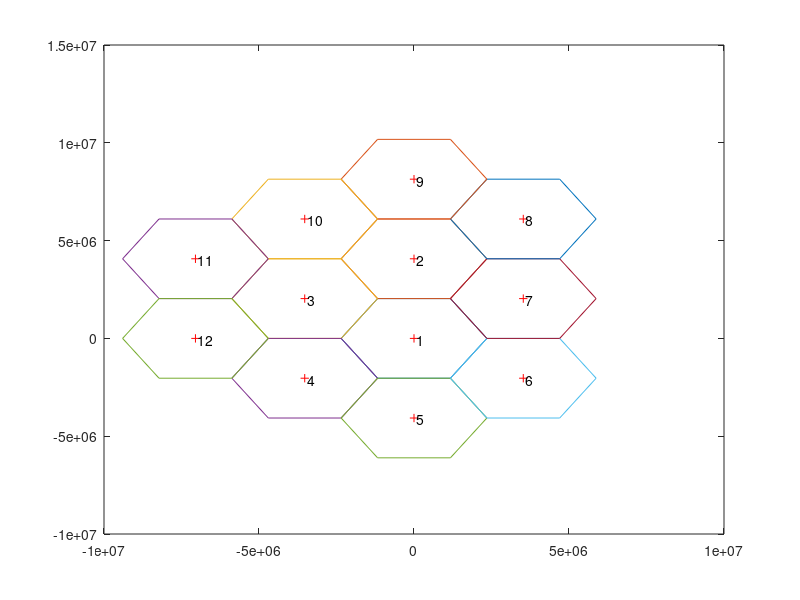

The MATLAB source for this figure: (Note: this script raises an error after producing the figure.)
clc;
clear;
close all;
radius = 4700000/2; %m
center_x(1) = 0;
center_y(1) = 0;
%FORMING THE CELLS
n=7;               %number of cells
D=radius*sqrt(3);  %distance btw cells
t = (0:pi/3:2*pi);
%center cell
x1 = center_x(1) + radius*cos(t);
y1 = center_y(1) + radius*sin(t);
plot(x1,y1)
hold on
%adjacent cells
N=5;                             %the second cell corresponds to the upper one
directions = (30:60:360);
adj_center_x=zeros([1 5]);
adj_center_y=zeros([1 5]);
for i=2:(N+1)
    center_x(i) = center_x(1)+D*cosd(directions(i));
    center_y(i) = center_y(1)+D*sind(directions(i));
    x = center_x(i) + radius*cos(t);
    y = center_y(i) + radius*sin(t);
    plot(x,y)
    adj_center_x(1,i-1)=center_x(i);
    adj_center_y(1,i-1)=center_y(i);
end
hold on;
%Right Upper cell
x2= (radius+(radius/2)) + radius*cos(t);
y2 = ((sqrt(3)/2)*radius) + (radius*sin(t));
cx4 = (radius+(radius/2));  %BS Location Right Upper cell x-axis
cy4 = ((sqrt(3)/2)*radius);  %BS Location Right Upper cell y-axis
plot(x2,y2);
hold on;
%upper additional cells
N=5;
directions = (30:30:360);
adj_center_x2=zeros([1 5]);
adj_center_y2=zeros([1 5]);
for i=2:(N+1)
    if i==2 || i==4 || i==6
    center_x(i) = center_x(1)+sqrt(3)*D*cosd(directions(i));
    center_y(i) = center_y(1)+sqrt(3)*D*sind(directions(i));
    x = center_x(i) + radius*cos(t);
    y = center_y(i) + radius*sin(t);
    else
    center_x(i) = center_x(1)+2*D*cosd(directions(i));
    center_y(i) = center_y(1)+2*D*sind(directions(i));
    x = center_x(i) + radius*cos(t);
    y = center_y(i) + radius*sin(t);
    end
adj_center_x2(1,i-1)=center_x(i);
adj_center_y2(1,i-1)=center_y(i);
plot(x,y)
end


%BS DETERMINATION
cx1=0;
cy1=0;  %center cell
%second BS is the upper one then it goes counter clockwise
%the right upper cell (cx4,cy4) was added later
%the 8th BS corresponds to the right most upper one then it goes counter
%clockwise
bs_x = [cx1 adj_center_x cx4 adj_center_x2];
bs_y = [cy1 adj_center_y cy4 adj_center_y2];
hold on;
plot(bs_x,bs_y,'r+')
BS = [bs_x' bs_y'];
%numbering the cells
sayi = [1,2,3,4,5,6,7,8,9,10,11,12];
for i=1:12     % enumeration of the cells
    text(bs_x(i)+75100,bs_y(i)-75100,(num2str(sayi(i))))
end


%DISTRIBUTING USERS
user = user_distribution(1,BS,radius-1000000);
user_x = user(:,1);
user_y = user(:,2);
hold on;
plot(user_x,user_y,'b*')
user_x_initial = user_x;
user_y_initial = user_y;


%ADDING MOBILITY & DISTANCE CALCULATION
distan = [12;12;35];
coeff = 3*(rand(length(user_x),1) - 0.5);
coeff2 = 4*(rand(length(user_x),1) - 0.5);
start = user_y - coeff.*user_x;
R=1e7;
m = 1;
plot(user_x,user_y,'o')  %ploting points old points
axis([-1.5*R 1.5*R -1.5*R 1.5*R])  %limiting windomw
drawnow
while m<=35
    user_x =user_x+ R/100.*step_func(coeff);  %.*(-1).^ceil(2*rand(1,n));% adding random velocity. Factor of 20 was picked arbitrarily
    user_y = coeff.*user_x + start;  %.*(-1).^ceil(2*rand(1,n));% adding random velocity. BURAYI EKLEME DENE coeff2.*user_x.^2 +
    plot(user_x,user_y,'x')   %ploting new points
    axis([-1.5*R 1.5*R -1.5*R 1.5*R])
    drawnow  %display change now    
    user = [user_x user_y];
    for i=1:length(user_x)
        for j=1:length(bs_x)
            a = sqrt((user_x(i) - bs_x(j))^2 + (user_y(i) - bs_y(j))^2);
            distan(j,i,m) = a;    
        end
    end   
    m = m+1;
end


%PATH LOSS CALCULATION
h=781000;  %satellite height in m
h2= 8534;  %UAV height in m
delta_h = h-h2;
freq = 1620;  %Mhz
%free space loss in dB
d_up=zeros(12,12);
free_space=zeros(12,12);
L=zeros(12,12);
for i=1:12
    for j = 1:12
        for k=1:35
            d_up(i,j,k) = sqrt(distan(i,j,k)^2+delta_h^2)*10^-3;
            free_space(i,j,k) = 32.45+20*log10(freq)+20*log10(d_up(i,j,k)); 
            %basic path loss = FSPL + SF  (SF is random number generated by the normal distribution)
            %elevation angle of UAV is 12 deg    
            pd = makedist('Normal','sigma',1.79);   %for suburban,elevation=10 sigma=1.79 (dB)
            %rng('default')   
            sf=random(pd);
            L(i,j,k) = free_space(i,j,k) + sf;  
            
            %received power Pr = Pt+Gt+Gr-FSPL-Other losses
            losses_up = 0.8;  %dB
            uav_gain = 3; %dBi
            satellite_antenna_rx = 25.2; %dBi
            uav_power = 20; %dBW
            Pr_up(i,j,k) = uav_power+uav_gain+satellite_antenna_rx-free_space(i,j,k)-losses_up;
             
            losses_down=0.8; %dB
            satellite_antenna_tx = 41; %dBi
            satellite_tx_power = -29.18; %dBW
            Pr_down(i,j,k) =satellite_tx_power+uav_gain+satellite_antenna_tx-free_space(i,j,k)-losses_down;
            
        end
    end    
end


%SNR CALCULATION
NF = 7 ; %noise figure in dB
bw = 5;  %MHz
n0_downlink = -205.93;  %dBm/Hz 
n0_uplink = -202.3; %dBm/Hz
Pn_down = NF + n0_downlink + 10*log10(bw*10^6); %receiver noise power at UE in dBm
Pn_up = NF + n0_uplink + 10*log10(bw*10^6);
SNR_downlink = Pr_down - Pn_down;  %snr of received signal in dB
SNR_uplink = Pr_up- Pn_up;



%RSS CALCULATION
for i=1:12
    for j=1:12
        for k=1:35
            received_signal = -104.27;  %dBW
            rss(i,j,k) = received_signal - 20*log10(d_up(i,j,k))+satellite_antenna_tx+3;
        end
    end
end
%each user rss according to 12 BS in 30 iterations
user1=squeeze(rss(:,1,:));user2=squeeze(rss(:,2,:));
user3=squeeze(rss(:,3,:));user4=squeeze(rss(:,4,:));
user5=squeeze(rss(:,5,:));user6=squeeze(rss(:,6,:));
user7=squeeze(rss(:,7,:));user8=squeeze(rss(:,8,:));
user9=squeeze(rss(:,9,:));user10=squeeze(rss(:,10,:));
user11=squeeze(rss(:,11,:));user12=squeeze(rss(:,12,:));
user_rss = [user1;user2;user3;user4;user5;user6;user7;user8;user9;user10;user11;user12];
user_rss = mat2cell(user_rss,[12 12 12 12 12 12 12 12 12 12 12 12]);
%plotting the rss values
for m=1:12
   figure(m+1);
   plot(1:35,squeeze(rss(:,m,:)))
   ylabel('RSS')
   title(sprintf('%dth user RSS values',m))
   legend({'BS1','BS2','BS3','BS4','BS5','BS6','BS7','BS8','BS9','BS10','BS11','BS12'},'Location','northwest','NumColumns',6)
end



%HANDOVER DECISION FOR EACH USER USING RSS VALUES AND DISTANCE
position_min_distance = zeros(35,12);
min_distance = zeros(35,12);
for k=1:35
    for l=1:12
        min_distance(k,l) = min(distan(:,l,k));
        position_min_distance(k,l) = find(distan(:,l,k) == min_distance(k,l));
    end 
end

current_base_station = zeros(12,1);
maximum = zeros(12,1);
for i = 1:12
     maximum(i) = max(rss(:,i,1));
     if find(rss(:,i,1) == maximum(i)) ==  min_distance(i,1)
        current_base_station(i) =  min_distance(i,1);
     else
         current_base_station(i) = find(rss(:,i,1) == maximum(i));
     end
end

margin = 5;
handover_rate = 0;
bs_no=ones(12,35);
finishNow = false;
difference=zeros(35,12);
ttt=5;
ttt_initial = zeros(1,12);

for m=1:12
    finishNow = false;
    ho=zeros(1,5);
     for k=1:30 
             user_m = user_rss(m,:);          %users are selected
             user_m = cell2mat(user_m);       %in each row 12 BS are represented
             max_user_m = max(user_m(:,k));
             difference(k,m) = max_user_m - user_m(current_base_station(m),k);
             if difference(k,m) > margin && position_min_distance(k,m) == find(user_m(:,k) == max_user_m  )
                 ttt_initial(m) = k;  
                 for l=1:ttt
                     difference2(1,l)= max(user_m(:,ttt_initial(m)+l)) - user_m(current_base_station(m),ttt_initial(m)+l);
                     if difference2(1,:) > margin 
                         ho(l) = 1;
                     end
                     if prod(ho,2) == 1
                         handover_rate = handover_rate+1;
                         finishNow=true;
                     end
                 end
                  current_base_station(m) =  find(user_m(:,k) == max_user_m);
             end 
         if finishNow
             break
         end
     end
end


ttt_initial
handover_rate


%% used functions
function [user] = user_distribution(user_no_perbs,bs,cell_rad)
        
k=1;
for i=1:length(bs)
    for j=1:user_no_perbs
    [coord_x,coord_y] = get_coordinates(bs(i,1),bs(i,2), cell_rad);
    user(k,1)=coord_x;
    user(k,2)=coord_y;
    k=k+1;
    end
end
end

function [coord_x,coord_y] = get_coordinates(bs_x,bs_y,radius)
m1 = tan(30*pi/180);
m2 = tan(150*pi/180);
outside = 2;
R=radius;
while outside
     x_temp = R - 2*rand*R;
     y_temp = R - 2*rand*R;
     if (x_temp < sqrt(3)/2*R && x_temp>-sqrt(3)/2*R) && (y_temp < m1*x_temp+R && y_temp <m2*x_temp+R && y_temp > m2*x_temp-R && y_temp>m1*x_temp-R )
         outside = 0;
     end
end
coord_x = y_temp + bs_x;
coord_y = x_temp + bs_y;
end

function [ret] = step_func(array)
    
range = length(array);
  for i=1:range
      if array(i) > 0
          array(i) = 1;
      elseif array(i) < 0
          array(i) = -1;
      else 
          array(i) = 0;
      end
 
   end
ret = array;
end

